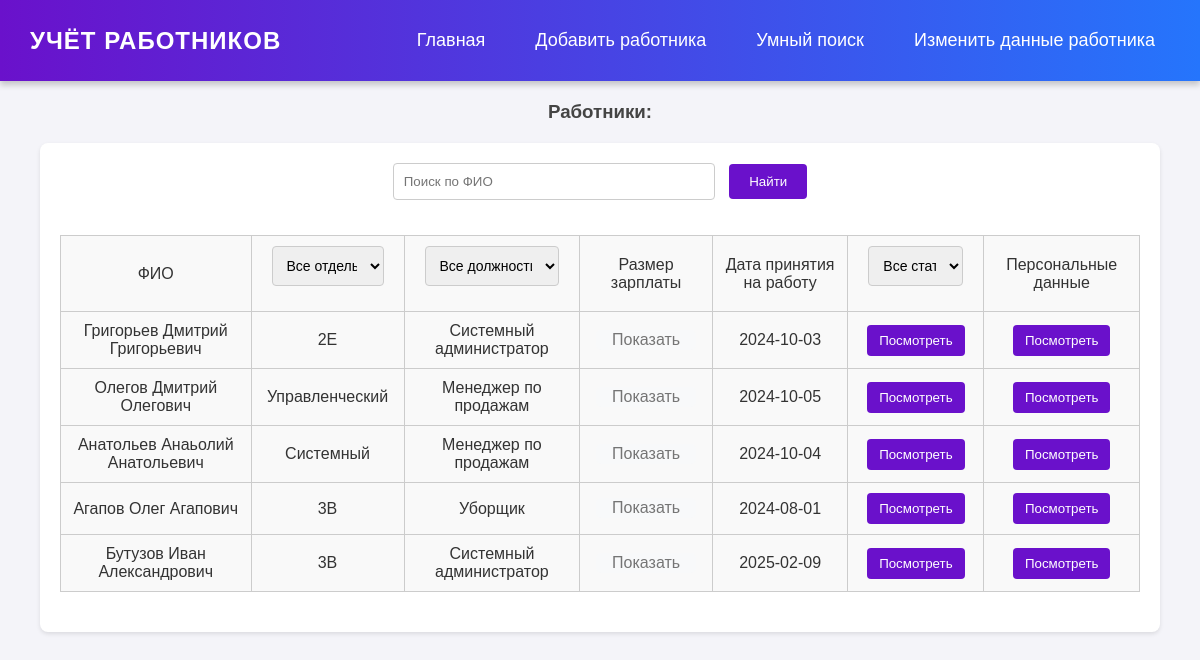
Page /meneger.php on the committed database.
### tables this page shows
CREATE TABLE `Worker` (
  `id_w` int NOT NULL AUTO_INCREMENT,
  `Familia` varchar(30) NOT NULL,
  `Ima` varchar(30) NOT NULL,
  `Otchestvo` varchar(30) NOT NULL,
  `department` int NOT NULL,
  `jod_title` int NOT NULL,
  `data_rojdenia` date NOT NULL,
  `zarplata` int NOT NULL,
  `data_zachislenia` date NOT NULL,
  PRIMARY KEY (`id_w`),
  KEY `telefon` (`department`,`jod_title`),
  KEY `department` (`department`),
  KEY `jod_title` (`jod_title`),
  CONSTRAINT `worker_ibfk_1` FOREIGN KEY (`department`) REFERENCES `department` (`id_departament`),
  CONSTRAINT `worker_ibfk_5` FOREIGN KEY (`jod_title`) REFERENCES `Job_title` (`id_jt`)
);

CREATE TABLE `department` (
  `id_departament` int NOT NULL AUTO_INCREMENT,
  `department` varchar(30) NOT NULL,
  PRIMARY KEY (`id_departament`)
);

CREATE TABLE `Job_title` (
  `id_jt` int NOT NULL AUTO_INCREMENT,
  `Job_title` varchar(30) NOT NULL,
  PRIMARY KEY (`id_jt`)
);

### meneger.php (the view, shortened to what this page needs)
<?php
require_once './db/connect.php';
$selectedDismissed = isset($_GET['dismissed']) ? $_GET['dismissed'] : '';
$searchTerm = isset($_GET['search']) ? $_GET['search'] : '';
$query = "SELECT w.*, a.*, iw.*, dw.*, d.department, d.id_departament, jt.Job_title, dis.dismissed, ta.fst_date, ta.last_date, id_dis
    FROM Worker w
    JOIN address a ON w.id_w = a.Worker
    JOIN data_worker dw ON w.id_w = dw.Worker
    JOIN department d ON w.department = d.id_departament
    JOIN info_worker iw ON w.id_w = iw.Worker
    JOIN Job_title jt ON w.jod_title = jt.id_jt
    LEFT JOIN time_of_absence ta ON w.id_w = ta.worker
    LEFT JOIN Dismissed dis ON ta.statys = dis.id_dis
    WHERE 1=1";
$searchingByName = !empty($searchTerm);
if (!$searchingByName) {
    if ($selectedDismissed) {
        $query .= " AND dis.id_dis = " . intval($selectedDismissed);
    } else {
        $query .= " AND (dis.id_dis IS NULL OR dis.dismissed != 'Уволен')";
    }
}
$results = mysqli_query($conn, $query);
$tabl = [];
while ($row = mysqli_fetch_assoc($results)) {
    $workerId = $row['id_w'];
    if (!isset($tabl[$workerId])) {
        $tabl[$workerId] = $row;
        $tabl[$workerId]['absences'] = [];
    }
    if ($row['fst_date'] || $row['last_date']) {
        $tabl[$workerId]['absences'][] = ['start' => $row['fst_date'], 'end' => $row['last_date']];
    }
}
?>
<!DOCTYPE html>
<html lang="en">
<head>
    <link rel="stylesheet" href="/css/style.css">
</head>
<body>
    <div class="header">
        <div class="logo">Учёт работников</div>
        <nav>
            <a href="/meneger.php">Главная</a>
            <a href="./modules/meneger/insert.php">Добавить работника</a>
            <a href="./modules/meneger//search_by_date.php">Умный поиск</a>
            <a href="./modules/meneger//edit_worker.php">Изменить данные работника</a>
        </nav>
    </div>
    <h3>Работники: </h3>
    <div class="tabel">
        <div class="title">
            <div class="fined">
                <form method="GET" action="">
                    <input type="text" name="search" placeholder="Поиск по ФИО" value="<?= isset($_GET['search']) ? htmlspecialchars($_GET['search']) : '' ?>" />
                    <input type="submit" value="Найти" />
                </form>
            </div>
            <table>
            <tr>
                <td>ФИО</td>
                <td>
                    <form method="GET" action="">
                        <select name="department" onchange="this.form.submit()">
                            <option value="">Все отделы</option>
                        </select>
                    </form>
                </td>
                <td>
                    <form method="GET" action="">
                        <select name="job_title" onchange="this.form.submit()">
                            <option value="">Все должности</option>
                        </select>
                    </form>
                </td>
                <td>Размер зарплаты</td>
                <td>Дата принятия на работу</td>
                <td>
                    <form method="GET" action="">
                        <select name="dismissed" onchange="this.form.submit()">
                            <option value="">Все статусы</option>
                        </select>
                    </form>
                </td>
                <td>Персональные данные</td>
            </tr>
                <?php foreach ($tabl as $data): ?>
                <tr>
                    <td><?= $data['Familia']. " ". $data['Ima']. " ". $data['Otchestvo'] ?></td>
                    <td><?= $data['department']?></td>
                    <td><?= $data['Job_title']?></td>
                    <td>
                        <div class="hidden-data-container">
                            <span class="hidden-icon">Показать</span>
                        </div>
                    </td>
                    <td><?= $data['data_zachislenia']?></td>
                    <td>
                        <button onclick="showStatusDetails('<?= $data['dismissed'] ?>', <?= htmlspecialchars(json_encode($data['absences']), ENT_QUOTES, 'UTF-8') ?>)">
                            Посмотреть
                        </button>
                    </td>
                    <td>
                        <button onclick="showContactDetails(
                            '<?= $data['seria_pasporta'] ?>',
                            '<?= $data['nomer_pasporta'] ?>',
                            '<?= $data['who_issue'] ?>',
                            '<?= $data['when_issue'] ?>',
                            '<?= $data['phone'] ?>',
                            '<?= $data['data_rojdenia'] ?>',
                            '<?= $data['city'] ?>',
                            '<?= $data['street'] ?>',
                            '<?= $data['house'] ?>',
                            '<?= $data['apartment'] ?>'
                        )">Посмотреть</button>
                    </td>
                </tr>
                <?php endforeach; ?>
            </table>
        </div>
    </div>
</body>
</html>

### css/style.css (style rules this page uses)
body { font-family: Arial, sans-serif; margin: 0; padding: 0; background-color: #f4f4f9; color: #333; }
h3 { text-align: center; margin-top: 20px; color: #444; }
.tabel { width: 90%; margin: 20px auto; background-color: #fff; border-radius: 8px; box-shadow: 0 2px 4px rgba(0, 0, 0, 0.1); padding: 20px; }
.title { margin-bottom: 20px; }
.fined { margin-bottom: 20px; text-align: center; }
.fined form input[type="text"] { width: 300px; padding: 10px; border: 1px solid #ccc; border-radius: 4px; margin-right: 10px; }
.fined form input[type="submit"] { padding: 10px 20px; background-color: #6a11cb; border: none; color: #fff; cursor: pointer; border-radius: 4px; transition: background-color 0.3s ease; }
table { width: 100%; border-collapse: collapse; }
table th, table td { border: 1px solid #ccc; padding: 10px; text-align: center; }
table td { background-color: #f9f9f9; }
button { padding: 8px 12px; border: none; border-radius: 4px; background-color: #6a11cb; color: #fff; cursor: pointer; transition: background-color 0.3s ease; }
select { padding: 8px; border: 1px solid #ccc; border-radius: 4px; font-size: 14px; }
input[type="text"], select { width: calc(100% - 20px); padding: 10px; margin-bottom: 15px; border: 1px solid #ccc; border-radius: 4px; }
.hidden-data-container { position: relative; display: inline-block; width: 100px; height: 20px; text-align: center; background-color: #f8f9fa; border-radius: 5px; cursor: pointer; }
.hidden-icon { font-size: 16px; color: #757575; cursor: pointer; position: absolute; top: 50%; left: 50%; transform: translate(-50%, -50%); }
.header { background: linear-gradient(90deg, #6a11cb, #2575fc); padding: 20px 30px; display: flex; justify-content: space-between; align-items: center; color: #fff; box-shadow: 0 4px 6px rgba(0, 0, 0, 0.2); top: 0; left: 0; transition: all 0.3s ease-in-out; }
.header .logo { font-size: 24px; font-weight: bold; letter-spacing: 1px; text-transform: uppercase; transition: transform 0.3s ease; }
.header nav { display: flex; gap: 20px; }
.header a { color: #fff; text-decoration: none; font-size: 18px; padding: 10px 15px; border-radius: 6px; transition: background 0.3s, transform 0.2s; }

### rows in the picture
worker: Familia "Григорьев", Ima "Дмитрий", Otchestvo "Григорьевич", department.department "2Е", jod_title.Job_title "Системный администратор", data_zachislenia "2024-10-03"
worker: Familia "Олегов", Ima "Дмитрий", Otchestvo "Олегович", department.department "Управленческий", jod_title.Job_title "Менеджер по продажам", data_zachislenia "2024-10-05"
worker: Familia "Анатольев", Ima "Анаьолий", Otchestvo "Анатольевич", department.department "Системный", jod_title.Job_title "Менеджер по продажам", data_zachislenia "2024-10-04"
worker: Familia "Агапов", Ima "Олег", Otchestvo "Агапович", department.department "3В", jod_title.Job_title "Уборщик", data_zachislenia "2024-08-01"
worker: Familia "Бутузов", Ima "Иван", Otchestvo "Александрович", department.department "3В", jod_title.Job_title "Системный администратор", data_zachislenia "2025-02-09"
